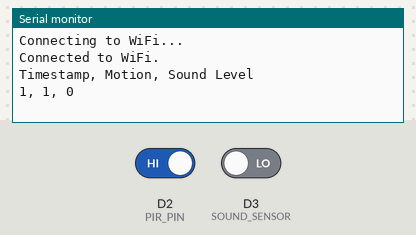
The sketch below on a simulated Arduino Uno R4 WiFi. Parts: the last lines printed to the serial monitor. Inputs (shaded band) come from the test bench; at power-on: D2 (PIR_PIN) HIGH, D3 (SOUND_SENSOR) LOW. WiFi joins after 1.5 s; servers stay silent unless stated.

Above: at 2.7 s.
2.8 s: D2 (PIR_PIN) driven LOW
At 4.2 s:
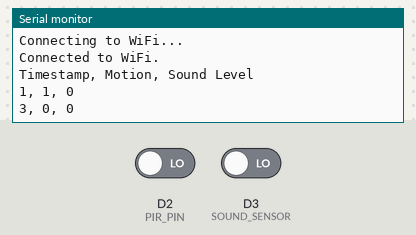
5.8 s: D3 (SOUND_SENSOR) driven HIGH
At 7.2 s:
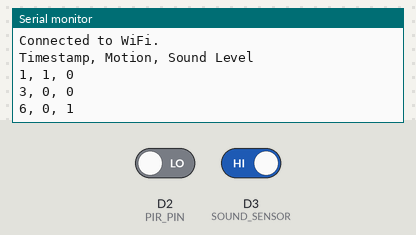
8.8 s: D2 (PIR_PIN) driven HIGH
At 11.5 s:
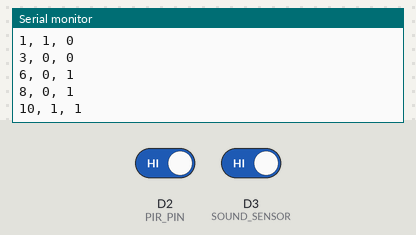
11.8 s: D3 (SOUND_SENSOR) driven LOW
At 13.7 s:
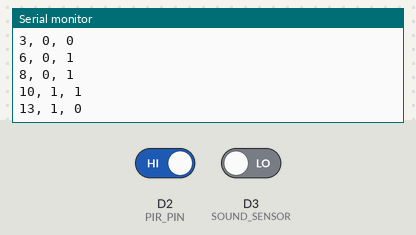
Timing chart, 0 to 15.2 s (numbered marks = the images above; inputs shaded):
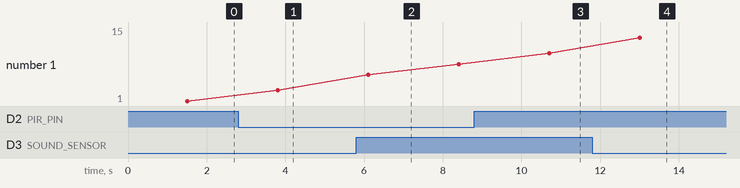

Measured:
- after the input at 2.8 s, the serial monitor: prints a new line after 1.0 s (image 1)
- after the input at 5.8 s, the serial monitor: prints a new line after 0.30 s (image 2)
- after the input at 8.8 s, the serial monitor: prints a new line after 1.9 s (image 3)
- after the input at 11.8 s, the serial monitor: prints a new line after 1.2 s (image 4)

The sketch:

prodman_feb6a.ino
```cpp
#include <WiFiS3.h>  // WiFi library for Arduino UNO R4 WiFi
#include "ThingSpeak.h"  // ThingSpeak library

// WiFi Credentials
const char* ssid = "wifi-ssid";
const char* password = "wifi-password";

// ThingSpeak API Details
unsigned long myChannelNumber = "ThingSpeak Channel ID";
const char* myWriteAPIKey = "ThingSpeak Write API Key";

WiFiClient client;

#define PIR_PIN 2        // Motion sensor on D2 Digital
#define SOUND_SENSOR 3   // Sound sensor on Digital input 3

void setup() {
    Serial.begin(9600);

    pinMode(PIR_PIN, INPUT);
    pinMode(SOUND_SENSOR, INPUT);

    Serial.print("Connecting to WiFi...");
    WiFi.begin(ssid, password);

    unsigned long startAttemptTime = millis();
    int timeoutSeconds = 30;

    while (WiFi.status() != WL_CONNECTED) {
        delay(500);
        Serial.print(".");

        if (millis() - startAttemptTime >= timeoutSeconds * 1000) {
            Serial.println("\nWiFi connection failed. Please check credentials and restart.");
            return;
        }
    }

    Serial.println("\nConnected to WiFi.");

    ThingSpeak.begin(client);  // Initialize ThingSpeak

    //  **Print CSV Header After WiFi Connects**
    Serial.println("Timestamp, Motion, Sound Level");
}

void loop() {
    if (WiFi.status() != WL_CONNECTED) {
        Serial.println("WiFi disconnected. Reconnecting...");
        WiFi.disconnect();
        delay(1000);
        WiFi.begin(ssid, password);
        return;
    }

    // **Read sensor values**
    int motion = digitalRead(PIR_PIN);
    int soundLevel = digitalRead(SOUND_SENSOR);

    // **Generate Timestamp**
    unsigned long timeNow = millis() / 1000;  // Time in seconds

    // **Print Data in CSV Format**
    Serial.print(timeNow);
    Serial.print(", ");
    Serial.print(motion);
    Serial.print(", ");
    Serial.println(soundLevel);

    // **Send Data to ThingSpeak**
    ThingSpeak.setField(1, motion);
    ThingSpeak.setField(2, soundLevel);
    ThingSpeak.writeFields(myChannelNumber, myWriteAPIKey);

    delay(2000);  // Send every 2 seconds
}
```
